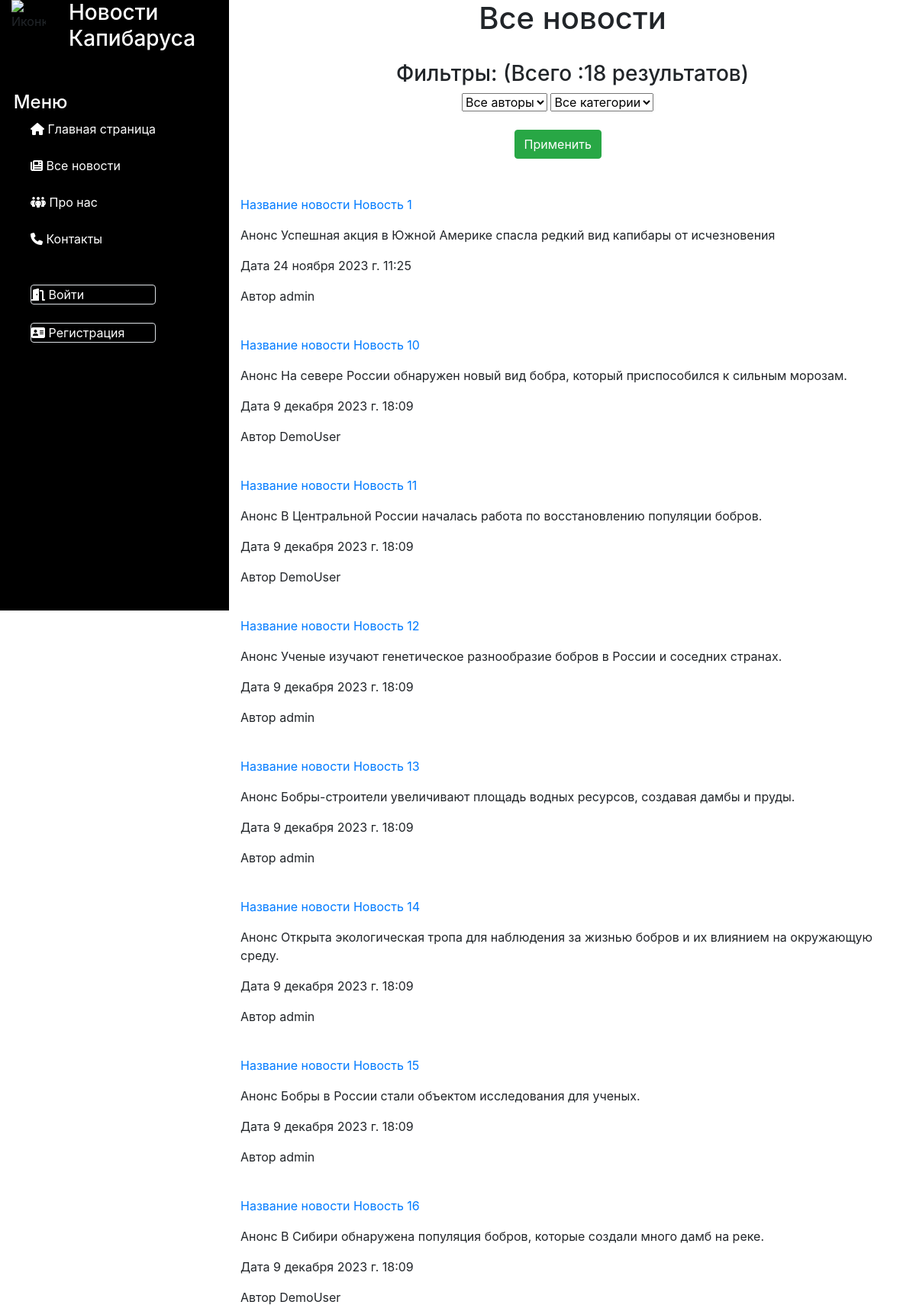
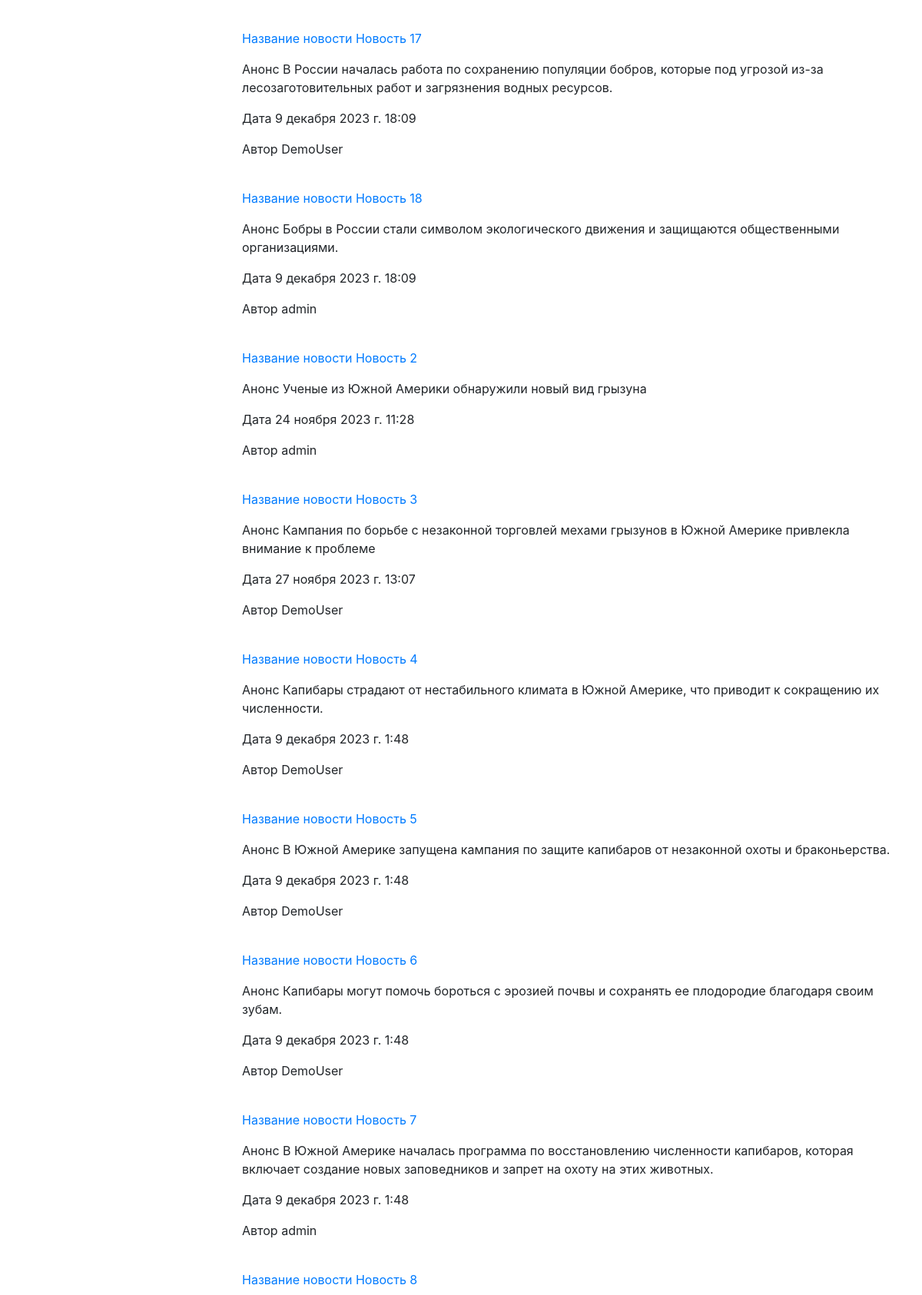
Page /news/ (upper part) on the committed database (2 pictures, top to bottom).
### news/models.py (models this page shows, shortened)
class Article(models.Model):
    categories = (('E', 'Economics'),
                  ('S', 'Science'),
                  ('IT', 'IT'))
    author = models.ForeignKey(User, on_delete=models.SET_NULL, null=True)
    title = models.CharField('Название', max_length=50, default='')
    anouncement = models.TextField('Аннотация', max_length=250)
    text = models.TextField('Текст новости')
    date = models.DateTimeField('Дата публикации', auto_created=True,default=datetime.datetime.now())
    category = models.CharField(choices=categories, max_length=20, verbose_name='Категории')
    tags=models.ManyToManyField(to=Tag, blank=True)
    def get_absolute_url(self):
        return f'/news/{self.id}'
    class Meta:
        ordering=['title','date']
        verbose_name = 'Новость'
        verbose_name_plural = 'Новости'

### news/views.py (the view)
# urls.py: path('', views.news_list, name='news_list'),
def news_list(request):
    categories = Article.categories  # создали перечень категорий
    author_list = User.objects.all()  # создали перечень авторов
    if request.method == "POST":
        selected_author = int(request.POST.get('author_filter'))
        selected_category = int(request.POST.get('category_filter'))
        if selected_author == 0:  # выбраны все авторы
            news = Article.objects.all()
        else:
            news = Article.objects.filter(author=selected_author)
        if selected_category != 0:  # фильтруем найденные по авторам результаты по категориям
            news = news.filter(category__icontains=categories[selected_category - 1][0])
    else:  # если страница открывется впервые
        selected_author = 0
        selected_category = 0
        news = Article.objects.all()
    context = {'news': news, 'author_list': author_list, 'selected_author': selected_author,
               'categories': categories, 'selected_category': selected_category}
    return render(request, 'news/news_list.html', context)

### news/templates/news/news_list.html (shortened to what this page needs)
{% extends 'main/SideBar.html' %}
{% load static %}
{% block content %}
<h1 class="text-center">Все новости</h1>
<br>
<div class="text-center">
    <label><h3> Фильтры: (Всего :{{ news|length }} результатов) </h3>
        <form method="post">
            <div class="form-group col-11">
                <select class="form-select" name="author_filter">
                    <option value="0">Все авторы</option>
                </select>
                <select class="form-select" name="category_filter">
                    <option value="0">Все категории</option>
                </select>
                <br>
                <br>
                <input type="submit" class="btn btn-success" value="Применить">
            </div>
        </form>
    </label>
</div>
<br>
{% for n in news %}
<div>
    <p><a href="{{n.get_absolute_url}}">Название новости {{ n.title }} </a></p>
    <p> Анонс {{ n.anouncement }}</p>
    <p> Дата {{ n.date }}</p>
    <p> Автор {{ n.author.username }}</p>
    <br>
</div>
{% endfor %}
{% endblock content %}

### main/static/main/css/style.css (style rules this page uses)
body { height: 100vh; }

### rows in the picture
Article: title "Новость 1", anouncement "Успешная акция в Южной Америке спасла редкий вид капибары от исчезновения", date "24 ноября 2023 г. 11:25", author.username "admin"
Article: title "Новость 10", anouncement "На севере России обнаружен новый вид бобра, который приспособился к сильным морозам.", date "9 декабря 2023 г. 18:09", author.username "DemoUser"
Article: title "Новость 11", anouncement "В Центральной России началась работа по восстановлению популяции бобров.", date "9 декабря 2023 г. 18:09", author.username "DemoUser"
Article: title "Новость 12", anouncement "Ученые изучают генетическое разнообразие бобров в России и соседних странах.", date "9 декабря 2023 г. 18:09", author.username "admin"
Article: title "Новость 13", anouncement "Бобры-строители увеличивают площадь водных ресурсов, создавая дамбы и пруды.", date "9 декабря 2023 г. 18:09", author.username "admin"
Article: title "Новость 14", anouncement "Открыта экологическая тропа для наблюдения за жизнью бобров и их влиянием на окружающую среду.", date "9 декабря 2023 г. 18:09", author.username "admin"
Article: title "Новость 15", anouncement "Бобры в России стали объектом исследования для ученых.", date "9 декабря 2023 г. 18:09", author.username "admin"
Article: title "Новость 16", anouncement "В Сибири обнаружена популяция бобров, которые создали много дамб на реке.", date "9 декабря 2023 г. 18:09", author.username "DemoUser"
Article: title "Новость 17", anouncement "В России началась работа по сохранению популяции бобров, которые под угрозой из-за лесозаготовительных работ и загрязнения водных ресурсов.", date "9 декабря 2023 г. 18:09", author.username "DemoUser"
Article: title "Новость 18", anouncement "Бобры в России стали символом экологического движения и защищаются общественными организациями.", date "9 декабря 2023 г. 18:09", author.username "admin"
Article: title "Новость 2", anouncement "Ученые из Южной Америки обнаружили новый вид грызуна", date "24 ноября 2023 г. 11:28", author.username "admin"
Article: title "Новость 3", anouncement "Кампания по борьбе с незаконной торговлей мехами грызунов в Южной Америке привлекла внимание к проблеме", date "27 ноября 2023 г. 13:07", author.username "DemoUser"
Article: title "Новость 4", anouncement "Капибары страдают от нестабильного климата в Южной Америке, что приводит к сокращению их численности.", date "9 декабря 2023 г. 1:48", author.username "DemoUser"
Article: title "Новость 5", anouncement "В Южной Америке запущена кампания по защите капибаров от незаконной охоты и браконьерства.", date "9 декабря 2023 г. 1:48", author.username "DemoUser"
Article: title "Новость 6", anouncement "Капибары могут помочь бороться с эрозией почвы и сохранять ее плодородие благодаря своим зубам.", date "9 декабря 2023 г. 1:48", author.username "DemoUser"
Article: title "Новость 7", anouncement "В Южной Америке началась программа по восстановлению численности капибаров, которая включает создание новых заповедников и запрет на охоту на этих животных.", date "9 декабря 2023 г. 1:48", author.username "admin"
Article: title "Новость 8"

### other values in the picture
{{ news|length }} "18"
